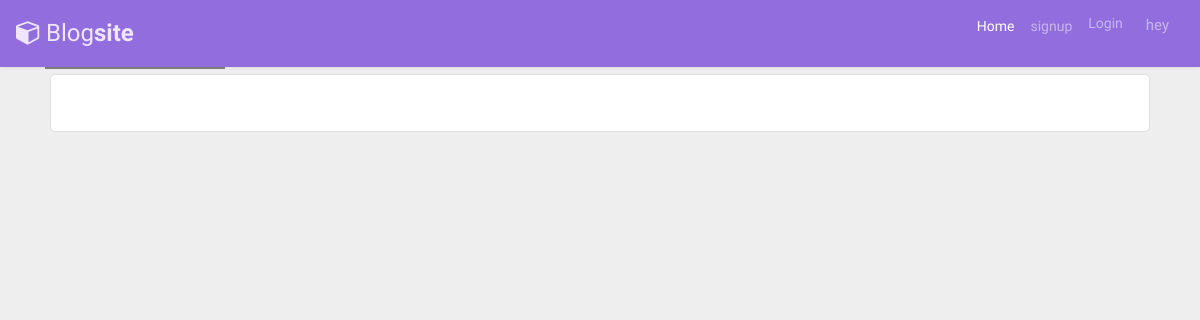
Before: / with the older database file.
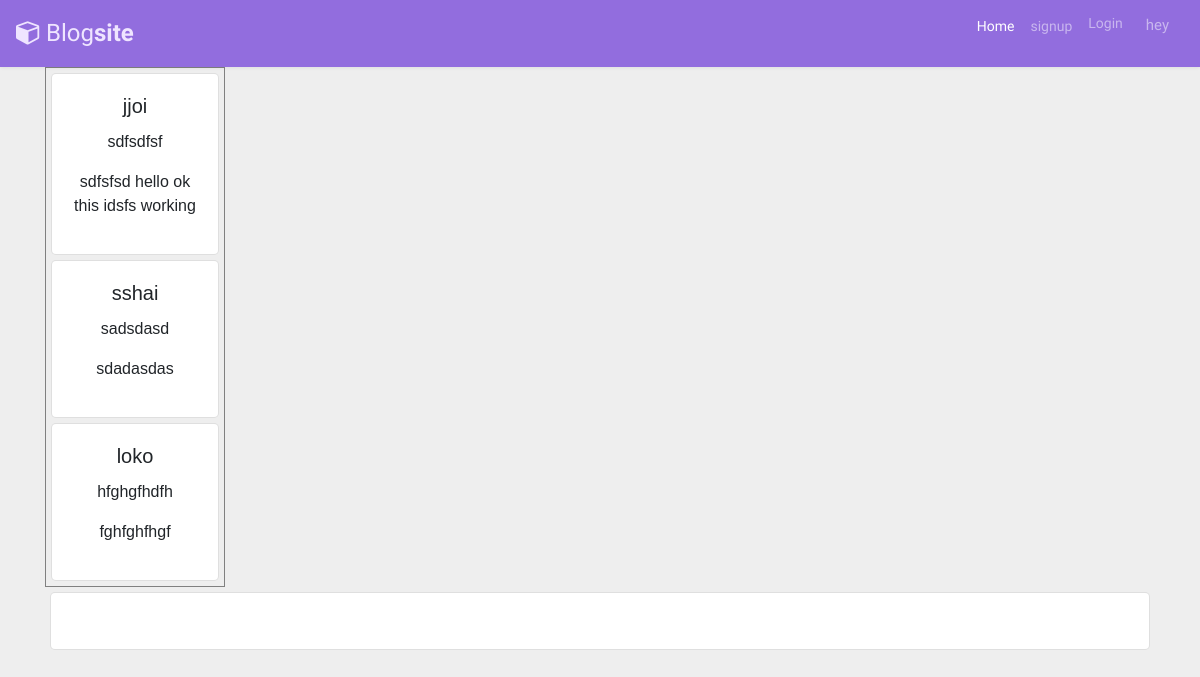
After: the same page with the newer database file.
### post/models.py (models this page shows, shortened)
class Post(models.Model):
    title = models.CharField(max_length=100)
    content = models.TextField()
    author = models.ForeignKey(User, on_delete=models.CASCADE)
    created_at = models.DateTimeField(auto_now_add=True)

### post/views.py (the view)
# urls.py: path('',pos.Show_post,name='showpost'),
def Show_post(request):
    poost = Post.objects.all()
    context={"ppost":poost}
    return render(request, 'templates/index.html', context)

### templates/templates/index.html (shortened to what this page needs)
{% extends "templates/base.html" %}

### templates/templates/base.html (shortened to what this page needs)
<!DOCTYPE html>
<html lang="en">
<head>
<link rel="stylesheet" href="https://stackpath.bootstrapcdn.com/bootstrap/4.5.0/css/bootstrap.min.css">
<link rel="stylesheet" href="https://maxcdn.bootstrapcdn.com/font-awesome/4.7.0/css/font-awesome.min.css">
</head>
<body>
{% block content %}
<nav class="navbar navbar-expand-xl navbar-dark bg-dark">
	<a href="#" class="navbar-brand"><i class="fa fa-cube"></i>Blog<b>site</b></a>
	<div id="navbarCollapse" class="collapse navbar-collapse justify-content-start">
		<div class="navbar-nav ml-auto">
			<a href="#" class="nav-item nav-link active"><span>Home</span></a>
        {% if user.is_authenticated %}
        <form action="{% url 'logout' %}" method="post">
        	{% csrf_token %}
			<button type="submit" class="liker">Logout</button>
			<a class="nav-item nav-link" href="{% url 'addpost' %}"><i class="glyphicon glyphicon-off"></i>add post</a>
        </form>
		{% comment %}  {% endcomment %}
        {% else %}
			<a href="{% url "signup" %}" class="nav-item nav-link"><span>signup</span></a>
            <a class="nav-item nav-link" href="{% url 'login' %}">Login</a>
        {% endif %}
			<p data-toggle="dropdown" class="nav-item nav-link user-action">hey {{ user.username }} </p>
		</div>
	</div>
</nav>
<div class="container">
	<div style="
				height: 100%;
				width:180px;
				border:1px solid grey;
				font-family: 'GestaRegular', Arial, Helvetica, sans-serif;
				overflow: auto;">
	{% if user.is_authenticated %}
	{% for sts in ppost %}
		<div class="card"style="border-radius:5px; margin:5px">
			<div class="card-body text-center">
						<h5 class="card-title">{{ sts.author }}</h5>
						<p class="card-text">{{ sts.title }}</p>
						<p>{{ sts.content }}</p>
						<form method="post" action="edit">
							{% csrf_token %}
							{% if user.username == sts.author.username %}
							<button type='submit' name="postid" value="{{ sts.pk }}" >edit</button>
							<form method="post" action="index">
								<button class ="btn" type="delete" value= "{{ sts.pk }}" name="delete" >delete</button>
							{% endif %}
							</form>
						</form>
			</div>
		</div>
	{% endfor %}
	{% else %}
	{% for sts in ppost %}
				<div class="card"style="border-radius:5px; margin:5px">
					<div class="card-body text-center">
						<h5 class="card-title">{{ sts.author }}</h5>
						<p class="card-text">{{ sts.title }}</p>
						<p>{{ sts.content }}</p>
					</div>
				</div>
	{% endfor %}
	{% endif %}
	</div>
	<div class="card"style="border-radius:5px; margin:5px">
	<div class="card-body text-center">
	</div>
</div>
{% endblock %}
</body>
</html>

### templates/templates/base.html (style rules this page uses)
body { background: #eeeeee; font-family: 'Varela Round', sans-serif; }
.navbar { color: #fff; background: #926dde !important; padding: 5px 16px; border-radius: 0; border: none; box-shadow: 0 0 4px rgba(0,0,0,.1); }
.navbar .navbar-brand { color: #efe5ff; padding-left: 0; padding-right: 50px; font-size: 24px; }
.navbar .navbar-brand i { font-size: 25px; margin-right: 5px; }
.navbar .nav-item span { position: relative; top: 3px; }
.navbar .navbar-nav > a { color: #efe5ff; padding: 8px 15px; font-size: 14px; }
.navbar .navbar-nav .user-action { padding: 9px 15px; font-size: 15px; }

Changed rows visible on the page:
added Post: author "jjoi", title "sdfsdfsf", content "sdfsfsd hello ok this idsfs working"
added Post: author "sshai", title "sadsdasd", content "sdadasdas"
added Post: author "loko", title "hfghgfhdfh", content "fghfghfhgf"
